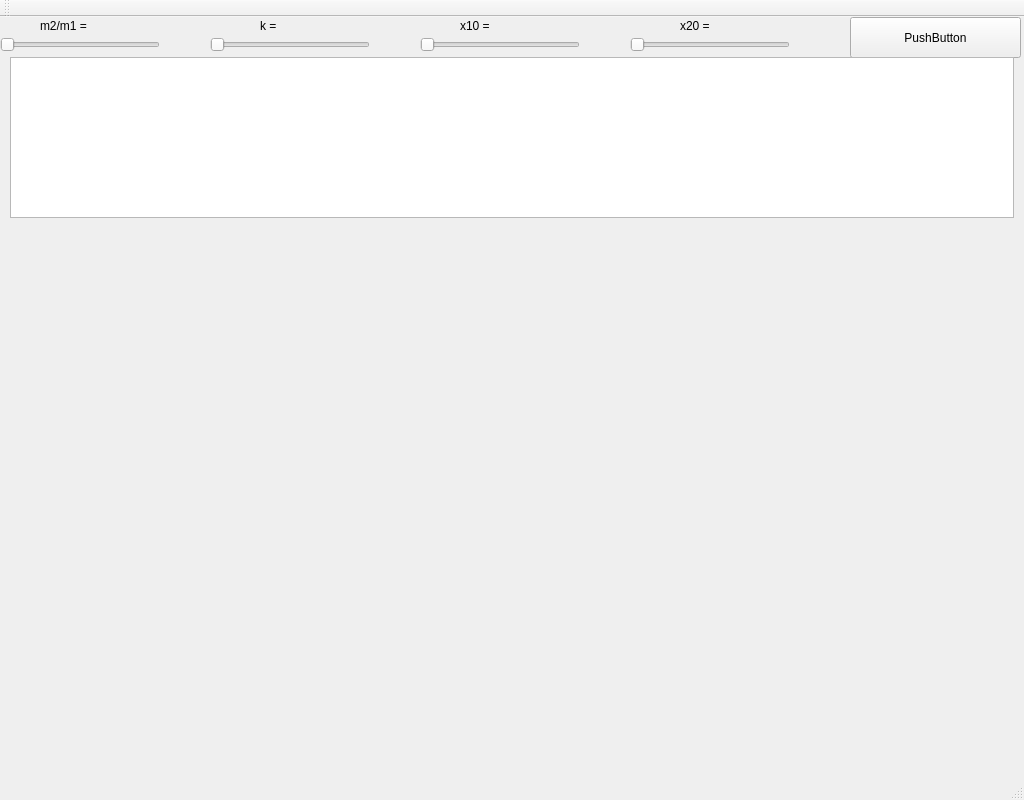
<?xml version="1.0" encoding="UTF-8"?>
<ui version="4.0">
 <class>MainWindow</class>
 <widget class="QMainWindow" name="MainWindow">
  <property name="geometry">
   <rect>
    <x>0</x>
    <y>0</y>
    <width>1024</width>
    <height>800</height>
   </rect>
  </property>
  <property name="windowTitle">
   <string>MainWindow</string>
  </property>
  <property name="autoFillBackground">
   <bool>true</bool>
  </property>
  <widget class="QWidget" name="centralWidget">
   <widget class="QSlider" name="massSlider">
    <property name="geometry">
     <rect>
      <x>0</x>
      <y>20</y>
      <width>160</width>
      <height>16</height>
     </rect>
    </property>
    <property name="cursor">
     <cursorShape>UpArrowCursor</cursorShape>
    </property>
    <property name="orientation">
     <enum>Qt::Horizontal</enum>
    </property>
   </widget>
   <widget class="QSlider" name="kSlider">
    <property name="geometry">
     <rect>
      <x>210</x>
      <y>20</y>
      <width>160</width>
      <height>16</height>
     </rect>
    </property>
    <property name="cursor">
     <cursorShape>UpArrowCursor</cursorShape>
    </property>
    <property name="orientation">
     <enum>Qt::Horizontal</enum>
    </property>
   </widget>
   <widget class="QSlider" name="x1Slider">
    <property name="geometry">
     <rect>
      <x>420</x>
      <y>20</y>
      <width>160</width>
      <height>16</height>
     </rect>
    </property>
    <property name="cursor">
     <cursorShape>UpArrowCursor</cursorShape>
    </property>
    <property name="orientation">
     <enum>Qt::Horizontal</enum>
    </property>
   </widget>
   <widget class="QSlider" name="x2Slider">
    <property name="geometry">
     <rect>
      <x>630</x>
      <y>20</y>
      <width>160</width>
      <height>16</height>
     </rect>
    </property>
    <property name="cursor">
     <cursorShape>UpArrowCursor</cursorShape>
    </property>
    <property name="orientation">
     <enum>Qt::Horizontal</enum>
    </property>
   </widget>
   <widget class="QPushButton" name="pushButton">
    <property name="geometry">
     <rect>
      <x>850</x>
      <y>0</y>
      <width>171</width>
      <height>41</height>
     </rect>
    </property>
    <property name="text">
     <string>PushButton</string>
    </property>
   </widget>
   <widget class="QGraphicsView" name="graphicsView">
    <property name="geometry">
     <rect>
      <x>10</x>
      <y>40</y>
      <width>1004</width>
      <height>161</height>
     </rect>
    </property>
    <property name="toolTip">
     <string/>
    </property>
    <property name="interactive">
     <bool>false</bool>
    </property>
    <property name="alignment">
     <set>Qt::AlignCenter</set>
    </property>
    <property name="dragMode">
     <enum>QGraphicsView::NoDrag</enum>
    </property>
    <property name="transformationAnchor">
     <enum>QGraphicsView::NoAnchor</enum>
    </property>
    <property name="viewportUpdateMode">
     <enum>QGraphicsView::NoViewportUpdate</enum>
    </property>
   </widget>
   <widget class="QWidget" name="gridLayoutWidget">
    <property name="geometry">
     <rect>
      <x>10</x>
      <y>210</y>
      <width>1011</width>
      <height>521</height>
     </rect>
    </property>
    <layout class="QGridLayout" name="gridLayout"/>
   </widget>
   <widget class="QLabel" name="label">
    <property name="geometry">
     <rect>
      <x>40</x>
      <y>0</y>
      <width>71</width>
      <height>17</height>
     </rect>
    </property>
    <property name="text">
     <string>m2/m1 = </string>
    </property>
   </widget>
   <widget class="QLabel" name="label_2">
    <property name="geometry">
     <rect>
      <x>260</x>
      <y>0</y>
      <width>21</width>
      <height>17</height>
     </rect>
    </property>
    <property name="text">
     <string>k = </string>
    </property>
   </widget>
   <widget class="QLabel" name="label_3">
    <property name="geometry">
     <rect>
      <x>460</x>
      <y>0</y>
      <width>41</width>
      <height>17</height>
     </rect>
    </property>
    <property name="text">
     <string>x10 = </string>
    </property>
   </widget>
   <widget class="QLabel" name="label_4">
    <property name="geometry">
     <rect>
      <x>680</x>
      <y>0</y>
      <width>41</width>
      <height>17</height>
     </rect>
    </property>
    <property name="text">
     <string>x20 = </string>
    </property>
   </widget>
   <widget class="QLabel" name="massLabel">
    <property name="geometry">
     <rect>
      <x>110</x>
      <y>0</y>
      <width>67</width>
      <height>17</height>
     </rect>
    </property>
    <property name="text">
     <string/>
    </property>
   </widget>
   <widget class="QLabel" name="kLabel">
    <property name="geometry">
     <rect>
      <x>290</x>
      <y>0</y>
      <width>67</width>
      <height>17</height>
     </rect>
    </property>
    <property name="text">
     <string/>
    </property>
   </widget>
   <widget class="QLabel" name="x1Label">
    <property name="geometry">
     <rect>
      <x>510</x>
      <y>0</y>
      <width>67</width>
      <height>17</height>
     </rect>
    </property>
    <property name="text">
     <string/>
    </property>
   </widget>
   <widget class="QLabel" name="x2Label">
    <property name="geometry">
     <rect>
      <x>730</x>
      <y>0</y>
      <width>67</width>
      <height>17</height>
     </rect>
    </property>
    <property name="text">
     <string/>
    </property>
   </widget>
  </widget>
  <widget class="QMenuBar" name="menuBar">
   <property name="geometry">
    <rect>
     <x>0</x>
     <y>0</y>
     <width>1024</width>
     <height>22</height>
    </rect>
   </property>
  </widget>
  <widget class="QToolBar" name="mainToolBar">
   <attribute name="toolBarArea">
    <enum>TopToolBarArea</enum>
   </attribute>
   <attribute name="toolBarBreak">
    <bool>false</bool>
   </attribute>
  </widget>
  <widget class="QStatusBar" name="statusBar"/>
 </widget>
 <layoutdefault spacing="6" margin="11"/>
 <resources/>
 <connections/>
</ui>
